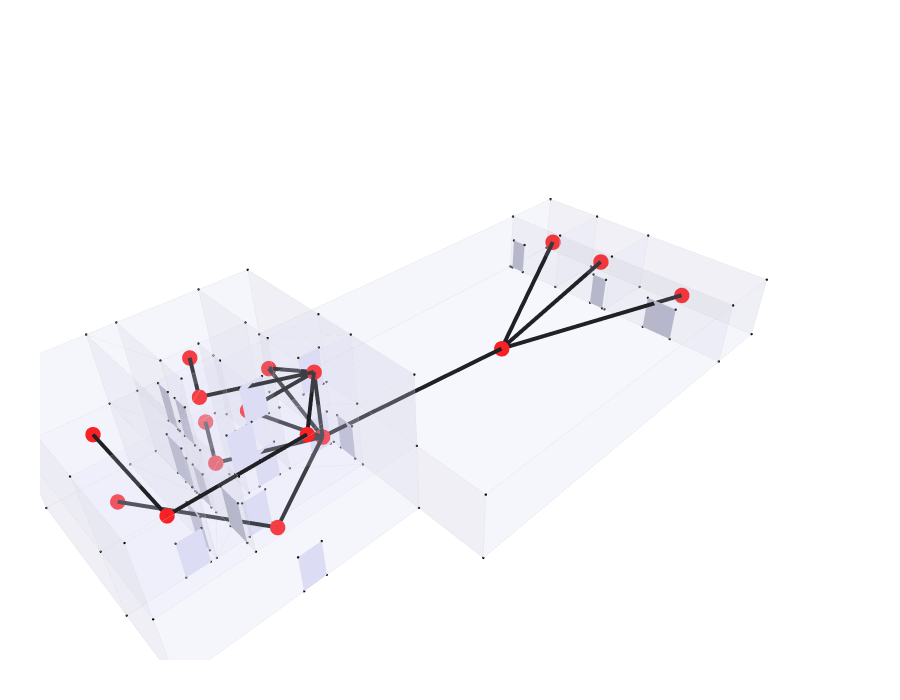

Here is the notebook cell this chart was saved with:
### Markdown cell above
## 31. Show the geometry and the access graph

### Code cell
Topology.Show(
    cc,
    door_cluster,
    g2,

    # graph style
    vertexSizeKey="size",
    vertexColorKey="color",
    edgeWidthKey="width",
    edgeColorKey="color",

    # office cells
    faceOpacity=0.15,
    faceColor=[220,220,245],

    # base edges of geometry
    edgeWidth=0.5,
    edgeColor="lightgray",

    backgroundColor="white",
    width=900,
    height=700,
    renderer=renderer
)

### Figure 1 — Plotly figure (JSON) as saved in the notebook; plotly's stock layout.template omitted (floating-point values rounded to 4 significant figures; data arrays with more than 128 entries replaced by an {"elided": "..."} marker saying what was removed)
{"data": [{"customdata": ["", "", "", "", "", "", "", "", "", "", "", "", "", "", "", "", "", "", "", "", "", "", "", "", "", "", "", "", "", "", "", "", "", "", "", "", "", "", "", "", "", "", "", "", "", "", "", "", "", "", "", "", "", "", "", "", "", "", "", "", "", "", "", "", "", "", "", "", "", "", ""], "hoverinfo": "text", "hovertemplate": ["Click ", "Click ", "Click ", "Click ", "Click ", "Click ", "Click ", "Click ", "Click ", "Click ", "Click ", "Click ", "Click ", "Click ", "Click ", "Click ", "Click ", "Click ", "Click ", "Click ", "Click ", "Click ", "Click ", "Click ", "Click ", "Click ", "Click ", "Click ", "Click ", "Click ", "Click ", "Click ", "Click ", "Click ", "Click ", "Click ", "Click ", "Click ", "Click ", "Click ", "Click ", "Click ", "Click ", "Click ", "Click ", "Click ", "Click ", "Click ", "Click ", "Click ", "Click ", "Click ", "Click ", "Click ", "Click ", "Click ", "Click ", "Click ", "Click ", "Click ", "Click ", "Click ", "Click ", "Click ", "Click ", "Click ", "Click ", "Click ", "Click ", "Click ", "Click "], "hovertext": ["", "", "", "", "", "", "", "", "", "", "", "", "", "", "", "", "", "", "", "", "", "", "", "", "", "", "", "", "", "", "", "", "", "", "", "", "", "", "", "", "", "", "", "", "", "", "", "", "", "", "", "", "", "", "", "", "", "", "", "", "", "", "", "", "", "", "", "", "", "", ""], "legendgroup": "1", "legendrank": 1, "marker": {"color": ["#000000", "#000000", "#000000", "#000000", "#000000", "#000000", "#000000", "#000000", "#000000", "#000000", "#000000", "#000000", "#000000", "#000000", "#000000", "#000000", "#000000", "#000000", "#000000", "#000000", "#000000", "#000000", "#000000", "#000000", "#000000", "#000000", "#000000", "#000000", "#000000", "#000000", "#000000", "#000000", "#000000", "#000000", "#000000", "#000000", "#000000", "#000000", "#000000", "#000000", "#000000", "#000000", "#000000", "#000000", "#000000", "#000000", "#000000", "#000000", "#000000", "#000000", "#000000", "#000000", "#000000", "#000000", "#000000", "#000000", "#000000", "#000000", "#000000", "#000000", "#000000", "#000000", "#000000", "#000000", "#000000", "#000000", "#000000", "#000000", "#000000", "#000000", "#000000"], "line": {"width": 0}, "opacity": 1, "size": [2.8, 2.8, 2.8, 2.8, 2.8, 2.8, 2.8, 2.8, 2.8, 2.8, 2.8, 2.8, 2.8, 2.8, 2.8, 2.8, 2.8, 2.8, 2.8, 2.8, 2.8, 2.8, 2.8, 2.8, 2.8, 2.8, 2.8, 2.8, 2.8, 2.8, 2.8, 2.8, 2.8, 2.8, 2.8, 2.8, 2.8, 2.8, 2.8, 2.8, 2.8, 2.8, 2.8, 2.8, 2.8, 2.8, 2.8, 2.8, 2.8, 2.8, 2.8, 2.8, 2.8, 2.8, 2.8, 2.8, 2.8, 2.8, 2.8, 2.8, 2.8, 2.8, 2.8, 2.8, 2.8, 2.8, 2.8, 2.8, 2.8, 2.8, 2.8], "sizemode": "diameter", "symbol": "circle"}, "mode": "markers", "name": "1: Untitled (Vertices)", "showlegend": false, "text": ["", "", "", "", "", "", "", "", "", "", "", "", "", "", "", "", "", "", "", "", "", "", "", "", "", "", "", "", "", "", "", "", "", "", "", "", "", "", "", "", "", "", "", "", "", "", "", "", "", "", "", "", "", "", "", "", "", "", "", "", "", "", "", "", "", "", "", "", "", "", ""], "type": "scatter3d", "x": [-2.8, 0, 0, -2.8, -2.8, -2.8, -2.8, 0, 0, 0, -2.8, -2.8, -2.8, -2.8, 0, 21, 21, 21, 21, 0, 0, 0, 0, 0, 0, 21, 21, 21, 21, -5.2, -5.2, -8.4, -7, -7, -8.4, -7, -7, -8.4, -8.4, -7, -7, -5.2, -5.2, -5.2, -5.2, -7, -7, 0, -7, -8.4, -8.4, 25.2, 25.2, 25.2, 25.2, 25.2, 25.2, 25.2, 25.2, -12.6, -12.6, -12.6, -8.4, -12.6, -12.6, -12.6, 0, -8.4, -12.6, -12.6, -12.6], "y": [16.8, 16.8, 10.8, 10.8, 12.6, 16.8, 16.8, 16.8, 16.8, 10.8, 10.8, 12.6, 12.6, 10.8, 10.8, 16.8, 12.6, 8.4, 0, 0, 4.2, 8.4, 8.4, 4.2, 0, 0, 8.4, 12.6, 16.8, 10.8, 10.8, 8.4, 10.8, 10.8, 8.4, 12.6, 12.6, 16.8, 16.8, 16.8, 16.8, 12.6, 12.6, 12.6, 10.8, 16.8, 12.6, 8.4, 10.8, 8.4, 16.8, 16.8, 12.6, 16.8, 12.6, 8.4, 8.4, 0, 0, 8.4, 4.2, 8.4, 4.2, 4.2, 16.8, 16.8, 4.2, 4.2, 16.8, 8.4, 4.2], "z": [0, 0, 0, 0, 0, 4, 8, 8, 4, 4, 4, 4, 8, 8, 8, 0, 0, 0, 0, 0, 0, 0, 4, 4, 4, 4, 4, 4, 4, 0, 4, 0, 4, 0, 4, 4, 0, 0, 4, 4, 0, 0, 4, 8, 8, 8, 8, 8, 8, 8, 8, 0, 0, 4, 4, 0, 4, 0, 4, 0, 0, 4, 4, 4, 0, 4, 8, 8, 8, 8, 8]}, {"hoverinfo": "text", "hovertext": [], "legendgroup": "2", "legendrank": 2, "line": {"color": "#D3D3D3", "dash": "solid", "width": 0.5}, "marker": {"color": "#D3D3D3", "size": 0.125, "symbol": "circle"}, "mode": "markers+lines", "name": "1: Untitled (Edges)", "showlegend": false, "text": [], "type": "scatter3d", "x": {"elided": "468 float values"}, "y": {"elided": "468 float values"}, "z": {"elided": "468 int values"}}, {"cmax": 1, "cmin": 0, "color": "#DCDCF5", "colorscale": [[0, "#440154"], [0.1111, "#482878"], [0.2222, "#3e4989"], [0.3333, "#31688e"], [0.4444, "#26828e"], [0.5556, "#1f9e89"], [0.6667, "#35b779"], [0.7778, "#6ece58"], [0.8889, "#b5de2b"], [1, "#fde725"]], "flatshading": true, "hoverinfo": "text", "hovertext": "", "i": {"elided": "212 int values"}, "j": {"elided": "212 int values"}, "k": {"elided": "212 int values"}, "legendgroup": "3", "legendrank": 3, "lighting": {"facenormalsepsilon": 0}, "name": "1: Untitled (Faces)", "opacity": 0.15, "showlegend": false, "showscale": false, "text": "", "type": "mesh3d", "x": [-2.8, 0, -2.8, 0, -2.8, 0, -2.8, 0, -2.8, 0, -2.8, -2.8, -2.8, -2.8, 0, 0, 21, 21, 0, 0, 21, 21, 0, 21, 0, 0, 21, 21, 21, -5.2, -5.2, -8.4, -7, -7, -8.4, -7, -7, -8.4, -8.4, -7, -7, -5.2, -5.2, -5.2, -5.2, -7, -7, 0, -7, -8.4, -8.4, 25.2, 25.2, 25.2, 25.2, 25.2, 25.2, 25.2, 25.2, -12.6, -12.6, -12.6, -8.4, -12.6, -12.6, -12.6, 0, -8.4, -12.6, -12.6, -12.6], "y": [12.6, 10.8, 10.8, 16.8, 16.8, 16.8, 16.8, 16.8, 16.8, 10.8, 10.8, 10.8, 12.6, 12.6, 10.8, 4.2, 8.4, 0, 0, 8.4, 12.6, 16.8, 8.4, 0, 4.2, 0, 8.4, 12.6, 16.8, 10.8, 10.8, 8.4, 10.8, 10.8, 8.4, 12.6, 12.6, 16.8, 16.8, 16.8, 16.8, 12.6, 12.6, 12.6, 10.8, 16.8, 12.6, 8.4, 10.8, 8.4, 16.8, 16.8, 12.6, 16.8, 12.6, 8.4, 8.4, 0, 0, 4.2, 8.4, 8.4, 4.2, 4.2, 16.8, 16.8, 4.2, 4.2, 16.8, 8.4, 4.2], "z": [0, 0, 0, 0, 0, 4, 4, 8, 8, 4, 4, 8, 8, 4, 8, 0, 0, 0, 0, 0, 0, 0, 4, 4, 4, 4, 4, 4, 4, 4, 0, 0, 4, 0, 4, 4, 0, 4, 0, 4, 0, 0, 4, 8, 8, 8, 8, 8, 8, 8, 8, 0, 0, 4, 4, 0, 4, 0, 4, 0, 0, 4, 4, 4, 0, 4, 8, 8, 8, 8, 8]}, {"customdata": ["", "", "", "", "", "", "", "", "", "", "", "", "", "", "", "", "", "", "", "", "", "", "", "", "", "", "", "", "", "", "", "", "", "", "", "", "", "", "", "", "", "", "", "", "", "", "", "", "", "", "", "", "", "", "", "", "", "", "", "", "", "", "", "", "", "", "", "", "", "", "", "", "", "", "", ""], "hoverinfo": "text", "hovertemplate": ["Click ", "Click ", "Click ", "Click ", "Click ", "Click ", "Click ", "Click ", "Click ", "Click ", "Click ", "Click ", "Click ", "Click ", "Click ", "Click ", "Click ", "Click ", "Click ", "Click ", "Click ", "Click ", "Click ", "Click ", "Click ", "Click ", "Click ", "Click ", "Click ", "Click ", "Click ", "Click ", "Click ", "Click ", "Click ", "Click ", "Click ", "Click ", "Click ", "Click ", "Click ", "Click ", "Click ", "Click ", "Click ", "Click ", "Click ", "Click ", "Click ", "Click ", "Click ", "Click ", "Click ", "Click ", "Click ", "Click ", "Click ", "Click ", "Click ", "Click ", "Click ", "Click ", "Click ", "Click ", "Click ", "Click ", "Click ", "Click ", "Click ", "Click ", "Click ", "Click ", "Click ", "Click ", "Click ", "Click "], "hovertext": ["", "", "", "", "", "", "", "", "", "", "", "", "", "", "", "", "", "", "", "", "", "", "", "", "", "", "", "", "", "", "", "", "", "", "", "", "", "", "", "", "", "", "", "", "", "", "", "", "", "", "", "", "", "", "", "", "", "", "", "", "", "", "", "", "", "", "", "", "", "", "", "", "", "", "", ""], "legendgroup": "5", "legendrank": 5, "marker": {"color": ["#000000", "#000000", "#000000", "#000000", "#000000", "#000000", "#000000", "#000000", "#000000", "#000000", "#000000", "#000000", "#000000", "#000000", "#000000", "#000000", "#000000", "#000000", "#000000", "#000000", "#000000", "#000000", "#000000", "#000000", "#000000", "#000000", "#000000", "#000000", "#000000", "#000000", "#000000", "#000000", "#000000", "#000000", "#000000", "#000000", "#000000", "#000000", "#000000", "#000000", "#000000", "#000000", "#000000", "#000000", "#000000", "#000000", "#000000", "#000000", "#000000", "#000000", "#000000", "#000000", "#000000", "#000000", "#000000", "#000000", "#000000", "#000000", "#000000", "#000000", "#000000", "#000000", "#000000", "#000000", "#000000", "#000000", "#000000", "#000000", "#000000", "#000000", "#000000", "#000000", "#000000", "#000000", "#000000", "#000000"], "line": {"width": 0}, "opacity": 1, "size": [2.8, 2.8, 2.8, 2.8, 2.8, 2.8, 2.8, 2.8, 2.8, 2.8, 2.8, 2.8, 2.8, 2.8, 2.8, 2.8, 2.8, 2.8, 2.8, 2.8, 2.8, 2.8, 2.8, 2.8, 2.8, 2.8, 2.8, 2.8, 2.8, 2.8, 2.8, 2.8, 2.8, 2.8, 2.8, 2.8, 2.8, 2.8, 2.8, 2.8, 2.8, 2.8, 2.8, 2.8, 2.8, 2.8, 2.8, 2.8, 2.8, 2.8, 2.8, 2.8, 2.8, 2.8, 2.8, 2.8, 2.8, 2.8, 2.8, 2.8, 2.8, 2.8, 2.8, 2.8, 2.8, 2.8, 2.8, 2.8, 2.8, 2.8, 2.8, 2.8, 2.8, 2.8, 2.8, 2.8], "sizemode": "diameter", "symbol": "circle"}, "mode": "markers", "name": "2: default (Vertices)", "showlegend": false, "text": ["", "", "", "", "", "", "", "", "", "", "", "", "", "", "", "", "", "", "", "", "", "", "", "", "", "", "", "", "", "", "", "", "", "", "", "", "", "", "", "", "", "", "", "", "", "", "", "", "", "", "", "", "", "", "", "", "", "", "", "", "", "", "", "", "", "", "", "", "", "", "", "", "", "", "", ""], "type": "scatter3d", "x": [-7, -7, -7, -7, -8.4, -8.4, -8.4, -8.4, -6.7, -5.5, -5.5, -6.7, -7, -7, -7, -7, -0.2, -1.4, -1.4, -0.2, -3.4, -4.6, -4.6, -3.4, -8.4, -8.4, -8.4, -8.4, -6.7, -5.5, -5.5, -6.7, -6.7, -5.5, -5.5, -6.7, -9.9, -8.7, -8.7, -9.9, -8.4, -8.4, -8.4, -8.4, -7, -7, -7, -7, -7, -7, -7, -7, -3.4, -4.6, -4.6, -3.4, -0.2, -1.4, -1.4, -0.2, 0, 0, 0, 0, 21, 21, 21, 21, 21, 21, 21, 21, 21, 21, 21, 21], "y": [13.65, 12.75, 12.75, 13.65, 6, 4.8, 4.8, 6, 4.2, 4.2, 4.2, 4.2, 12.15, 11.25, 11.25, 12.15, 10.8, 10.8, 10.8, 10.8, 10.8, 10.8, 10.8, 10.8, 10.2, 9, 9, 10.2, 8.4, 8.4, 8.4, 8.4, 8.4, 8.4, 8.4, 8.4, 8.4, 8.4, 8.4, 8.4, 10.2, 9, 9, 10.2, 13.65, 12.75, 12.75, 13.65, 12.15, 11.25, 11.25, 12.15, 10.8, 10.8, 10.8, 10.8, 10.8, 10.8, 10.8, 10.8, 9, 10.2, 10.2, 9, 3.4, 5.4, 5.4, 3.4, 8.6, 9.6, 9.6, 8.6, 16.6, 15.6, 15.6, 16.6], "z": [6.2, 6.2, 4, 4, 6.2, 6.2, 4, 4, 2.2, 2.2, 0, 0, 6.2, 6.2, 4, 4, 6.2, 6.2, 4, 4, 6.2, 6.2, 4, 4, 6.2, 6.2, 4, 4, 6.2, 6.2, 4, 4, 2.2, 2.2, 0, 0, 2.2, 2.2, 0, 0, 2.2, 2.2, 0, 0, 2.2, 2.2, 0, 0, 2.2, 2.2, 0, 0, 2.2, 2.2, 0, 0, 2.2, 2.2, 0, 0, 2.2, 2.2, 0, 0, 2.2, 2.2, 0, 0, 2.2, 2.2, 0, 0, 2.2, 2.2, 0, 0]}, {"hoverinfo": "text", "hovertext": [], "legendgroup": "6", "legendrank": 6, "line": {"color": "#D3D3D3", "dash": "solid", "width": 0.5}, "marker": {"color": "#D3D3D3", "size": 0.125, "symbol": "circle"}, "mode": "markers+lines", "name": "2: default (Edges)", "showlegend": false, "text": [], "type": "scatter3d", "x": {"elided": "228 float values"}, "y": {"elided": "228 float values"}, "z": {"elided": "228 float values"}}, {"cmax": 1, "cmin": 0, "color": "#DCDCF5", "colorscale": [[0, "#440154"], [0.1111, "#482878"], [0.2222, "#3e4989"], [0.3333, "#31688e"], [0.4444, "#26828e"], [0.5556, "#1f9e89"], [0.6667, "#35b779"], [0.7778, "#6ece58"], [0.8889, "#b5de2b"], [1, "#fde725"]], "flatshading": true, "hoverinfo": "text", "hovertext": "", "i": [0, 0, 4, 4, 8, 8, 12, 12, 16, 16, 20, 20, 24, 24, 28, 28, 32, 32, 36, 36, 40, 40, 44, 44, 48, 48, 52, 52, 56, 56, 60, 60, 64, 64, 68, 68, 72, 72], "j": [1, 2, 5, 6, 9, 10, 13, 14, 17, 18, 21, 22, 25, 26, 29, 30, 33, 34, 37, 38, 41, 42, 45, 46, 49, 50, 53, 54, 57, 58, 61, 62, 65, 66, 69, 70, 73, 74], "k": [2, 3, 6, 7, 10, 11, 14, 15, 18, 19, 22, 23, 26, 27, 30, 31, 34, 35, 38, 39, 42, 43, 46, 47, 50, 51, 54, 55, 58, 59, 62, 63, 66, 67, 70, 71, 74, 75], "legendgroup": "7", "legendrank": 7, "lighting": {"facenormalsepsilon": 0}, "name": "2: default (Faces)", "opacity": 1, "showlegend": false, "showscale": false, "text": "", "type": "mesh3d", "x": [-7, -7, -7, -7, -8.4, -8.4, -8.4, -8.4, -5.5, -5.5, -6.7, -6.7, -7, -7, -7, -7, -0.2, -0.2, -1.4, -1.4, -3.4, -3.4, -4.6, -4.6, -8.4, -8.4, -8.4, -8.4, -5.5, -5.5, -6.7, -6.7, -5.5, -5.5, -6.7, -6.7, -8.7, -8.7, -9.9, -9.9, -8.4, -8.4, -8.4, -8.4, -7, -7, -7, -7, -7, -7, -7, -7, -3.4, -3.4, -4.6, -4.6, -0.2, -0.2, -1.4, -1.4, 0, 0, 0, 0, 21, 21, 21, 21, 21, 21, 21, 21, 21, 21, 21, 21], "y": [12.75, 12.75, 13.65, 13.65, 4.8, 4.8, 6, 6, 4.2, 4.2, 4.2, 4.2, 11.25, 11.25, 12.15, 12.15, 10.8, 10.8, 10.8, 10.8, 10.8, 10.8, 10.8, 10.8, 9, 9, 10.2, 10.2, 8.4, 8.4, 8.4, 8.4, 8.4, 8.4, 8.4, 8.4, 8.4, 8.4, 8.4, 8.4, 9, 9, 10.2, 10.2, 12.75, 12.75, 13.65, 13.65, 11.25, 11.25, 12.15, 12.15, 10.8, 10.8, 10.8, 10.8, 10.8, 10.8, 10.8, 10.8, 9, 9, 10.2, 10.2, 3.4, 3.4, 5.4, 5.4, 8.6, 8.6, 9.6, 9.6, 15.6, 15.6, 16.6, 16.6], "z": [6.2, 4, 4, 6.2, 6.2, 4, 4, 6.2, 2.2, 0, 0, 2.2, 6.2, 4, 4, 6.2, 4, 6.2, 6.2, 4, 4, 6.2, 6.2, 4, 6.2, 4, 4, 6.2, 6.2, 4, 4, 6.2, 2.2, 0, 0, 2.2, 2.2, 0, 0, 2.2, 2.2, 0, 0, 2.2, 2.2, 0, 0, 2.2, 2.2, 0, 0, 2.2, 0, 2.2, 2.2, 0, 0, 2.2, 2.2, 0, 0, 2.2, 2.2, 0, 0, 2.2, 2.2, 0, 0, 2.2, 2.2, 0, 2.2, 0, 0, 2.2]}, {"hoverinfo": "text", "hovertext": [], "legendgroup": "10", "legendrank": 10, "line": {"color": "#000000", "dash": "solid", "width": 8}, "marker": {"color": "#000000", "size": 2, "symbol": "circle"}, "mode": "markers+lines", "name": "3: Untitled Graph (Edges)", "showlegend": false, "text": [], "type": "scatter3d", "x": [10.5, 23.1, null, -1.4, -6.3, null, -6.3, -10.5, null, 10.5, 23.1, null, 10.5, 23.1, null, 10.5, -1.4, null, -1.4, -4.2, null, -1.4, -6.1, null, -1.4, -1.4, null, -4, -1.4, null, -1.4, -1.4, null, -1.4, -4, null, -1.4, -1.4, null, -1.4, -6.1, null, -4.9, -6.1, null, -4.2, -10.5, null, -4.9, -6.1, null, -10.5, -10.5, null], "y": [8.4, 4.2, null, 9.6, 6.3, null, 6.3, 12.6, null, 8.4, 14.7, null, 8.4, 10.5, null, 8.4, 9.6, null, 9.6, 6.3, null, 9.6, 11.7, null, 9.6, 9.6, null, 11.7, 9.6, null, 13.8, 9.6, null, 9.6, 11.7, null, 13.8, 9.6, null, 9.6, 11.7, null, 14.7, 11.7, null, 6.3, 6.3, null, 14.7, 11.7, null, 12.6, 6.3, null], "z": [2, 2, null, 2, 2, null, 2, 2, null, 2, 2, null, 2, 2, null, 2, 2, null, 6, 6, null, 6, 6, null, 2, 6, null, 4, 6, null, 4, 6, null, 2, 4, null, 4, 2, null, 2, 2, null, 2, 2, null, 6, 6, null, 6, 6, null, 6, 6, null]}, {"customdata": ["", "", "", "", "", "", "", "", "", "", "", "", "", "", "", "", ""], "hoverinfo": "text", "hovertemplate": ["Click ", "Click ", "Click ", "Click ", "Click ", "Click ", "Click ", "Click ", "Click ", "Click ", "Click ", "Click ", "Click ", "Click ", "Click ", "Click ", "Click "], "hovertext": ["", "", "", "", "", "", "", "", "", "", "", "", "", "", "", "", ""], "legendgroup": "9", "legendrank": 9, "marker": {"color": ["#FF0000", "#FF0000", "#FF0000", "#FF0000", "#FF0000", "#FF0000", "#FF0000", "#FF0000", "#FF0000", "#FF0000", "#FF0000", "#FF0000", "#FF0000", "#FF0000", "#FF0000", "#FF0000", "#FF0000"], "line": {"width": 0}, "opacity": 1, "size": [18, 18, 18, 18, 18, 18, 18, 18, 18, 18, 18, 18, 18, 18, 18, 18, 18], "sizemode": "diameter", "symbol": "circle"}, "mode": "markers", "name": "3: Untitled Graph (Vertices)", "showlegend": false, "text": ["", "", "", "", "", "", "", "", "", "", "", "", "", "", "", "", ""], "type": "scatter3d", "x": [23.1, -6.3, 23.1, 10.5, -1.4, -4, -1.4, -1.4, -4.9, -10.5, 23.1, -6.1, -4.2, -6.1, -4.9, -10.5, -10.5], "y": [4.2, 6.3, 14.7, 8.4, 9.6, 11.7, 13.8, 9.6, 14.7, 12.6, 10.5, 11.7, 6.3, 11.7, 14.7, 12.6, 6.3], "z": [2, 2, 2, 2, 6, 4, 4, 2, 2, 2, 2, 2, 6, 6, 6, 6, 6]}], "layout": {"autosize": true, "height": 700, "margin": {"b": 40, "l": 40, "r": 40, "t": 40}, "paper_bgcolor": "#FFFFFF", "plot_bgcolor": "#FFFFFF", "scene": {"aspectmode": "data", "camera": {"center": {"x": 0, "y": 0, "z": 0}, "eye": {"x": -1.25, "y": -1.25, "z": 1.25}, "projection": {"type": "perspective"}, "up": {"x": 0, "y": 0, "z": 1}}, "xaxis": {"visible": false}, "yaxis": {"visible": false}, "zaxis": {"visible": false}}, "showlegend": true, "width": 900, "xaxis": {"showgrid": false, "visible": false, "zeroline": false}, "yaxis": {"showgrid": false, "visible": false, "zeroline": false}}}
